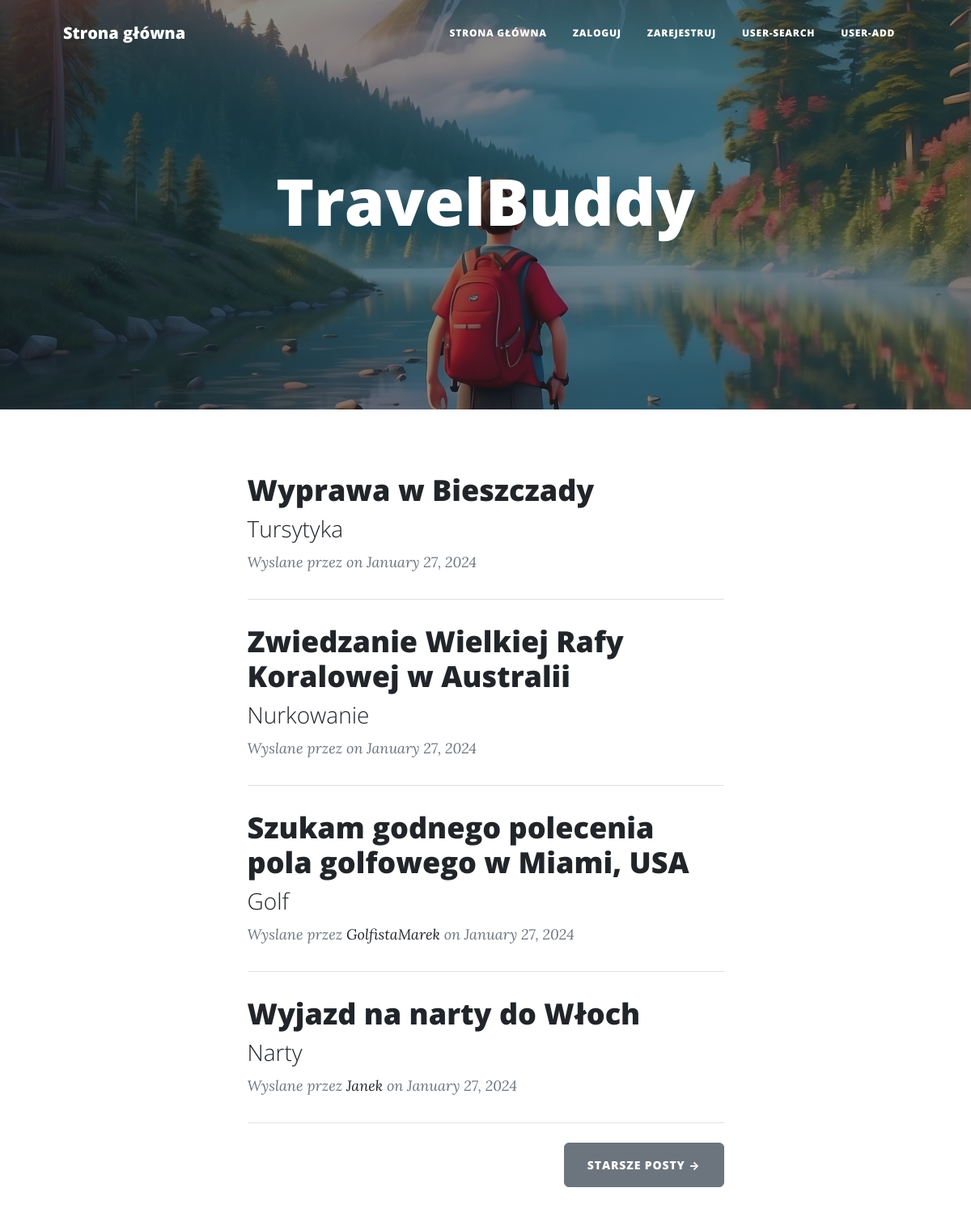
The page / on the database its author committed.
### main.py (models this page shows)
class BlogPost(db.Model):
    __tablename__ = "blog_posts"
    id = db.Column(db.Integer, primary_key=True)
    author_id = db.Column(db.Integer, db.ForeignKey("users.id"))
    author = relationship("User", back_populates="posts")
    title = db.Column(db.String(250), unique=True, nullable=False)
    subtitle = db.Column(db.String(250), nullable=False)
    date = db.Column(db.String(250), nullable=False)
    body = db.Column(db.Text, nullable=False)
    img_url = db.Column(db.String(250), nullable=False)
    comments = relationship("Comment", back_populates="parent_post")

class User(UserMixin, db.Model):
    __tablename__ = "users"
    id = db.Column(db.Integer, primary_key=True)
    login = db.Column(db.String(20),unique =True)
    password = db.Column(db.String(100))
    name= db.Column(db.String(30))
    last_name= db.Column(db.String(30))
    city = db.Column(db.String(30))
    postal_code = db.Column(db.String(6))
    street = db.Column(db.String(20))
    street_number = db.Column(db.Integer)
    flat_number = db.Column(db.Integer)
    pesel = db.Column(db.String(30), unique = True)
    birth_date = db.Column(db.Date)
    email = db.Column(db.String(100), unique=True)
    posts = relationship("BlogPost", back_populates="author")
    comments = relationship("Comment", back_populates="comment_author")

### main.py (the view)
@app.route('/')
def get_all_posts():
    result = db.session.execute(db.select(BlogPost))
    posts = result.scalars().all()
    return render_template("index.html", all_posts=posts, current_user=current_user)

### templates/index.html (shortened to what this page needs)
{% include "header.html" %}
<header
  class="masthead"
  style="background-image: url('../static/assets/img/home1.jpg')"
>
  <div class="container position-relative px-4 px-lg-5">
    <div class="row gx-4 gx-lg-5 justify-content-center">
      <div class="col-md-10 col-lg-8 col-xl-7">
        <div class="site-heading">
          <h1>TravelBuddy</h1>
        </div>
      </div>
    </div>
  </div>
</header>
<div class="container px-4 px-lg-5">
  <div class="row gx-4 gx-lg-5 justify-content-center">
    <div class="col-md-10 col-lg-8 col-xl-7">
      {% for post in all_posts %}
      <div class="post-preview">
        <a href="{{ url_for('show_post', post_id=post.id) }}">
          <h2 class="post-title">{{ post.title }}</h2>
          <h3 class="post-subtitle">{{ post.subtitle }}</h3>
        </a>
        <p class="post-meta">
          Wyslane przez
          <a href="#">{{post.author.name}}</a>
          on {{post.date}}
        </p>
      </div>
      <hr class="my-4" />
      {% endfor %}
      <div class="d-flex justify-content-end mb-4">
        <a class="btn btn-secondary text-uppercase" href="#!">Starsze posty →</a>
      </div>
    </div>
  </div>
</div>

### templates/header.html (shortened to what this page needs)
<!DOCTYPE html>
<html lang="en">
  <head>
    {% block styles %}
    {{ bootstrap.load_css() }}
    <link
      href="{{ url_for('static', filename='css/styles.css') }}"
      rel="stylesheet"
    />
    {% endblock %}
  </head>
  <body>
    <nav class="navbar navbar-expand-lg navbar-light" id="mainNav">
      <div class="container px-4 px-lg-5">
        <a class="navbar-brand" href="/">Strona główna</a>
        <div class="collapse navbar-collapse" id="navbarResponsive">
          <ul class="navbar-nav ms-auto py-4 py-lg-0">
            <li class="nav-item">
              <a
                class="nav-link px-lg-3 py-3 py-lg-4"
                href="{{ url_for('get_all_posts') }}"
                >Strona główna</a
              >
            </li>
            {% if not current_user.is_authenticated: %}
            <li class="nav-item">
              <a
                class="nav-link px-lg-3 py-3 py-lg-4"
                href="{{ url_for('login') }}"
                >Zaloguj</a
              >
            </li>
            <li class="nav-item">
              <a
                class="nav-link px-lg-3 py-3 py-lg-4"
                href="{{ url_for('register') }}"
                >Zarejestruj</a
              >
            </li>
            {% endif %}
             <li class="nav-item">
              <a
                class="nav-link px-lg-3 py-3 py-lg-4"
                href="{{ url_for('user_search') }}"
                >user-search</a
              >
            </li>
            <li class="nav-item">
              <a
                class="nav-link px-lg-3 py-3 py-lg-4"
                href="{{ url_for('add_user') }}"
                >user-add</a
              >
            </li>
          </ul>
        </div>
      </div>
    </nav>
  </body>
</html>

### rows shown on the page
BlogPost: title "Wyprawa w Bieszczady", subtitle "Tursytyka", date "January 27, 2024"
BlogPost: title "Zwiedzanie Wielkiej Rafy Koralowej w Australii", subtitle "Nurkowanie", date "January 27, 2024"
BlogPost: title "Szukam godnego polecenia pola golfowego w Miami, USA", subtitle "Golf", author.name "GolfistaMarek", date "January 27, 2024"
BlogPost: title "Wyjazd na narty do Włoch", subtitle "Narty", author.name "Janek", date "January 27, 2024"
